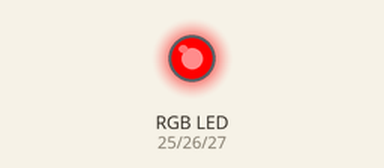
A program run on a simulated ESP32 board running MicroPython. Parts: an RGB LED mixed from three pins (HIGH = lit).

Above: at 0.5 s.
At 1.5 s:
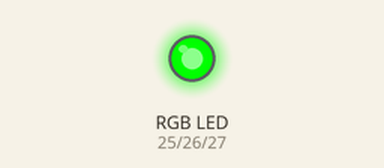
At 5.5 s:
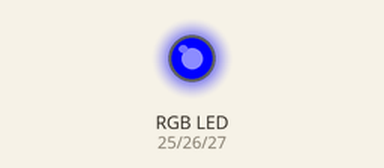
Timing chart, 0 to 6.9 s (numbered marks = the images above):
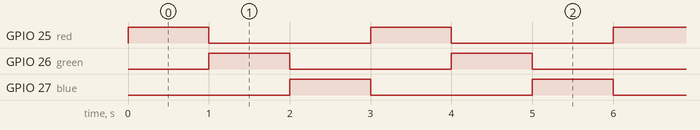

Measured:
- by itself, GPIO 25 (red), GPIO 26 (green), GPIO 27 (blue): alternates HIGH for 1.0 s and LOW for 2.0 s
- by itself, everything shown: repeats every 3.0 s, in 3 steps

The program:

16._Controle_de_um_LED_RGB.py
```python
from machine import Pin, PWM
import time

red = PWM(Pin(25), freq=1000)  # GPIO 25
green = PWM(Pin(26), freq=1000)  # GPIO 26
blue = PWM(Pin(27), freq=1000)  # GPIO 27


def set_color(r, g, b):
    red.duty(r)
    green.duty(g)
    blue.duty(b)


while True:
    set_color(1023, 0, 0)  # Vermelho
    time.sleep(1)
    set_color(0, 1023, 0)  # Verde
    time.sleep(1)
    set_color(0, 0, 1023)  # Azul
    time.sleep(1)
```
